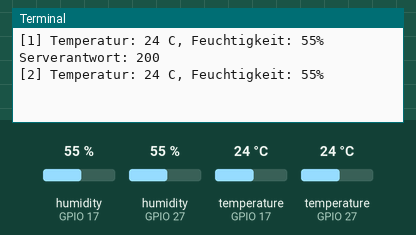
Recording of a program running on a simulated Raspberry Pi (BCM pin numbers). Parts: the last lines printed to the terminal. The test bench sets the inputs (shaded band); at power-on: humidity (sensors on GPIO 17, GPIO 27) 55 %, temperature (sensors on GPIO 17, GPIO 27) 24 °C. Web requests get an empty 200 reply after 0.4 s.

Above: at 1.2 s.
1.3 s: humidity (sensor on GPIO 17) set to 22 %
At 2.0 s:
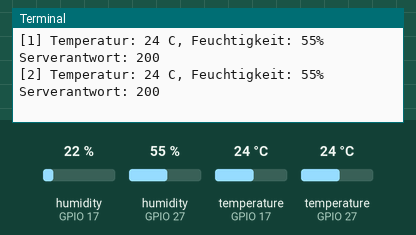
8.3 s: humidity (sensor on GPIO 27) set to 22 %
At 14.5 s:
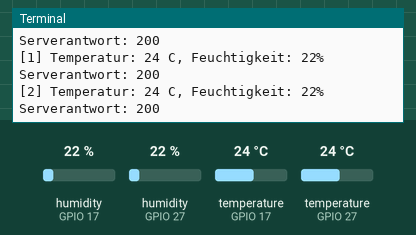
15.3 s: temperature (sensor on GPIO 17) set to 12 °C
At 19.43 s:
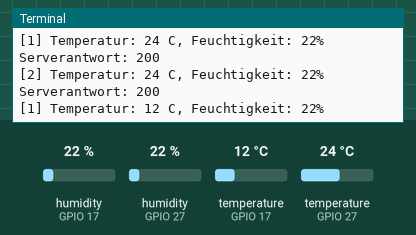
22.3 s: temperature (sensor on GPIO 27) set to 12 °C
At 26.9 s:
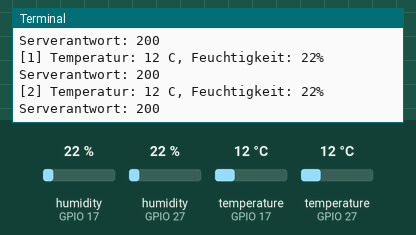
29.3 s: humidity (sensor on GPIO 17) set to 40 %
At 32.04 s:
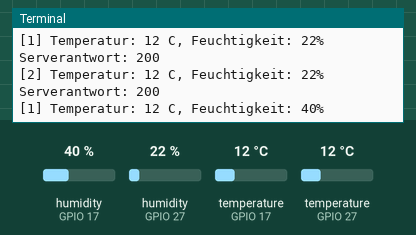
36.3 s: humidity (sensor on GPIO 27) set to 40 %
At 40.5 s:
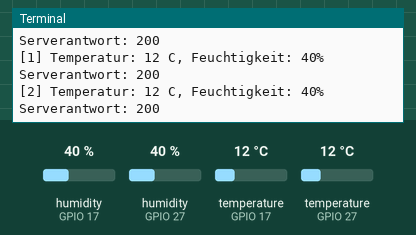
Timing chart, 0 to 42.0 s (numbered marks = the images above; inputs shaded):
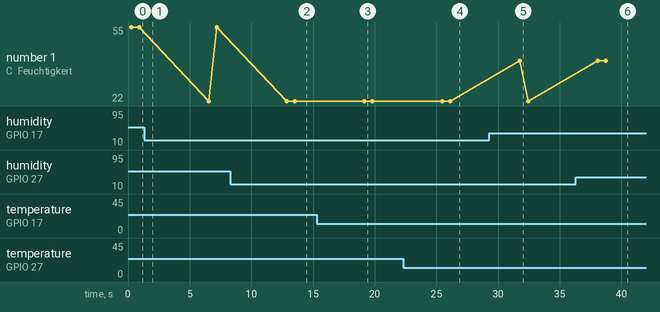

The program:

dhtWerteanServer.py
```python
import time
import board
import adafruit_dht
import requests

# Sensor-Konfiguration
sensor1 = adafruit_dht.DHT11(board.D17, use_pulseio=False)
sensor2 = adafruit_dht.DHT11(board.D27, use_pulseio=False)

url = "http://[2001:7c0:2320:2:f816:3eff:fec1:da44]:8000/sensordaten/"

def read_sensor(sensor, sensor_id, gemeinde):
    for _ in range(3):  # Bis zu 3 Versuche
        try:
            temp = sensor.temperature
            humid = sensor.humidity
            if temp is not None and humid is not None:
                return temp, humid
        except RuntimeError:
            time.sleep(1)
    raise RuntimeError("Keine gültigen Sensordaten erhalten")

while True:
    for sensor, sid in [(sensor1, "1"), (sensor2, "2")]:
        try:
            temp, humid = read_sensor(sensor, sid, "Bad Urach")
            print(f"[{sid}] Temperatur: {temp} C, Feuchtigkeit: {humid}%")

            data = {
                "sensor_id": sid,
                "temperature": temp,
                "humidity": humid,
                "gemeindename": "Bad Urach"
            }
            response = requests.post(url, json=data)
            print(f"Serverantwort: {response.status_code}")

        except Exception as e:
            print(f"Fehler bei Sensor {sid}: {e}")

    time.sleep(5)  # 5 Sekunden Pause zwischen den Messungen
```

Measured:
- after the input at 8.3 s, the terminal: prints a new line after 5.2 s (image 2)
- after the input at 15.3 s, the terminal: prints a new line after 3.9 s (image 3)
- after the input at 22.3 s, the terminal: prints a new line after 3.8 s (image 4)
- after the input at 29.3 s, the terminal: prints a new line after 2.5 s (image 5)
- after the input at 36.3 s, the terminal: prints a new line after 2.4 s (image 6)
